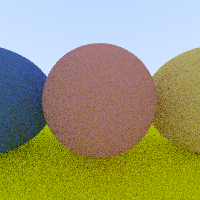
#> input picture imagefiltering/render.png, 200 x 200 px
$ python imagefiltering.py
#> lines starting #> are read from the running program, lines starting #| are printed output that depends on the picture
import numpy as np
import cv2
from scipy.ndimage import convolve

# Load the image in grayscale
image = cv2.imread('render.png', cv2.IMREAD_GRAYSCALE)
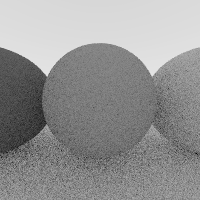
#> image: shape (200, 200); min 0, max 227, mean 147.5

# Define a 3x3 kernel (e.g., a simple averaging kernel for blurring)
kernel = np.array([[-1, 0, 1],
                   [-2, 0, 2],
                   [-1, 0, 1]], dtype=np.float32)  # Normalized kernel

# Get the dimensions of the image
height, width = image.shape
#> height = 200; width = 200

# Prepare an empty output image
output = np.zeros_like(image)
output = output.astype(np.uint8)

# Pad the image to handle the borders
padded_image = np.pad(image, pad_width=1, mode='constant', constant_values=0)
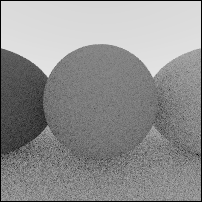
#> padded_image: shape (202, 202); min 0, max 227, mean 144.6

# Perform the convolution using nested loops
for i in range(height):
    for j in range(width):
        # Extract the region of interest
        roi = padded_image[i:i+3, j:j+3].astype(np.float32)/255.0
        # Apply the kernel to the region
        output[i, j] = (np.sum(roi * kernel) + 0.5)*127.0
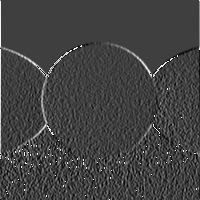
#> output: shape (200, 200); min 0, max 255, mean 66.1

# Save or display the output image
cv2.imwrite('filtered_image.png', output)
#cv2.imshow('Blurred Image', output)
#cv2.waitKey(0)
#cv2.destroyAllWindows()
